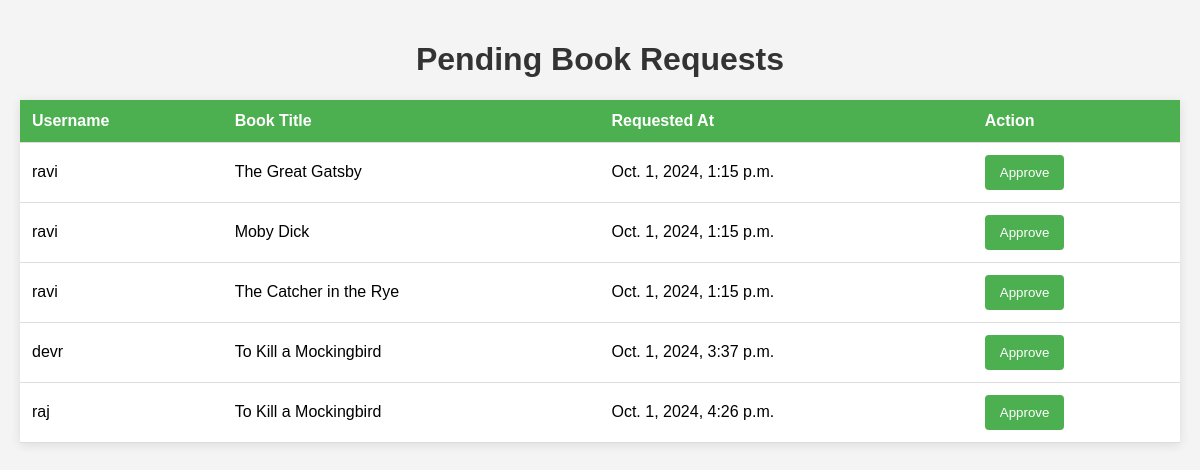
/approved_request/ (signed in), run on the app's committed database.
### library/models.py (models this page shows, shortened)
class BookRequest(models.Model):
    user = models.ForeignKey(User, on_delete=models.CASCADE)
    book = models.ForeignKey(Book, on_delete=models.CASCADE)
    requested_at = models.DateTimeField(auto_now_add=True)
    approved = models.BooleanField(default=False)
    renewal_date = models.DateField(null=True, blank=True)

class Book(models.Model):
    title = models.CharField(max_length=50)
    author = models.CharField(max_length=50)
    total_copies = models.IntegerField()
    available_copies = models.IntegerField()
    created_at = models.DateField(auto_now_add=True)

### library/views.py (the view, shortened to what this page needs)
# urls.py: path('approved_request/', views.approved_request, name='approved_request'),
@login_required(login_url='login_page')
def approved_request(request):
    book_requests = BookRequest.objects.filter(approved=False)
    return render(request, 'library/approved_request.html', {'book_requests': book_requests})

### library/templates/library/approved_request.html (shortened to what this page needs)
<!DOCTYPE html>
<html lang="en">
<head>
</head>
<body>
    <h1>Pending Book Requests</h1>
    <table>
        <thead>
            <tr>
                <th>Username</th>
                <th>Book Title</th>
                <th>Requested At</th>
                <th>Action</th>
            </tr>
        </thead>
        <tbody>
            {% for book_request in book_requests %}
                <tr>
                    <td data-label="Username">{{ book_request.user.username }}</td>
                    <td data-label="Book Title">{{ book_request.book.title }}</td>
                    <td data-label="Requested At">{{ book_request.requested_at }}</td>
                    <td data-label="Action">
                        <form method="post">
                            <button type="submit">Approve</button>
                        </form>
                    </td>
                </tr>
            {% empty %}
                <tr>
                    <td colspan="4">No pending book requests found.</td>
                </tr>
            {% endfor %}
        </tbody>
    </table>
</body>
</html>

### library/templates/library/approved_request.html (style rules this page uses)
body { font-family: Arial, sans-serif; margin: 0; padding: 20px; background-color: #f4f4f4; }
h1 { text-align: center; color: #333; }
table { width: 100%; border-collapse: collapse; margin: 20px 0; background-color: #fff; box-shadow: 0 2px 10px rgba(0, 0, 0, 0.1); }
th, td { padding: 12px; text-align: left; border-bottom: 1px solid #ddd; }
th { background-color: #4CAF50; color: white; }
button { padding: 10px 15px; background-color: #4CAF50; border: none; color: white; cursor: pointer; border-radius: 4px; transition: background-color 0.3s; }

### data on the page
BookRequest: user.username "ravi", book "The Great Gatsby", requested_at "Oct. 1, 2024, 1:15 p.m."
BookRequest: user.username "ravi", book "Moby Dick", requested_at "Oct. 1, 2024, 1:15 p.m."
BookRequest: user.username "ravi", book "The Catcher in the Rye", requested_at "Oct. 1, 2024, 1:15 p.m."
BookRequest: user.username "devr", book "To Kill a Mockingbird", requested_at "Oct. 1, 2024, 3:37 p.m."
BookRequest: user.username "raj", book "To Kill a Mockingbird", requested_at "Oct. 1, 2024, 4:26 p.m."
